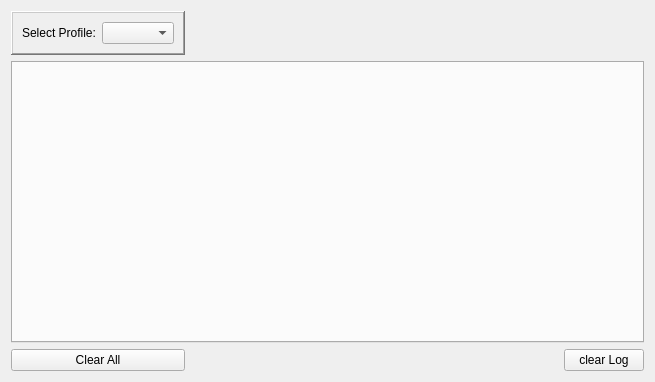
<?xml version="1.0" encoding="UTF-8"?>
<ui version="4.0">
 <class>logViewerObject</class>
 <widget class="QWidget" name="logViewerObject">
  <property name="geometry">
   <rect>
    <x>0</x>
    <y>0</y>
    <width>655</width>
    <height>382</height>
   </rect>
  </property>
  <property name="windowTitle">
   <string>Form</string>
  </property>
  <layout class="QGridLayout" name="gridLayout">
   <item row="1" column="1" colspan="4">
    <widget class="QTabWidget" name="logTab">
     <property name="currentIndex">
      <number>-1</number>
     </property>
    </widget>
   </item>
   <item row="2" column="4">
    <widget class="QPushButton" name="clearLogButton">
     <property name="text">
      <string>clear Log</string>
     </property>
     <property name="icon">
      <iconset resource="../resources.qrc">
       <normaloff>:/icons/icons/trash-can.png</normaloff>:/icons/icons/trash-can.png</iconset>
     </property>
     <property name="iconSize">
      <size>
       <width>22</width>
       <height>22</height>
      </size>
     </property>
    </widget>
   </item>
   <item row="0" column="1">
    <widget class="QFrame" name="frame">
     <property name="styleSheet">
      <string notr="true"/>
     </property>
     <property name="frameShape">
      <enum>QFrame::WinPanel</enum>
     </property>
     <property name="frameShadow">
      <enum>QFrame::Raised</enum>
     </property>
     <layout class="QGridLayout" name="gridLayout_2">
      <item row="0" column="2">
       <widget class="QComboBox" name="profileComboBox"/>
      </item>
      <item row="0" column="1">
       <widget class="QLabel" name="profileLabel">
        <property name="text">
         <string>Select Profile:</string>
        </property>
       </widget>
      </item>
     </layout>
    </widget>
   </item>
   <item row="0" column="2" colspan="3">
    <spacer name="horizontalSpacer">
     <property name="orientation">
      <enum>Qt::Horizontal</enum>
     </property>
     <property name="sizeHint" stdset="0">
      <size>
       <width>40</width>
       <height>20</height>
      </size>
     </property>
    </spacer>
   </item>
   <item row="2" column="2" colspan="2">
    <spacer name="horizontalSpacer_2">
     <property name="orientation">
      <enum>Qt::Horizontal</enum>
     </property>
     <property name="sizeHint" stdset="0">
      <size>
       <width>428</width>
       <height>20</height>
      </size>
     </property>
    </spacer>
   </item>
   <item row="2" column="1">
    <widget class="QPushButton" name="clearAllButton">
     <property name="text">
      <string>Clear All</string>
     </property>
     <property name="icon">
      <iconset resource="../resources.qrc">
       <normaloff>:/icons/icons/clear_all.png</normaloff>:/icons/icons/clear_all.png</iconset>
     </property>
     <property name="iconSize">
      <size>
       <width>22</width>
       <height>22</height>
      </size>
     </property>
    </widget>
   </item>
  </layout>
 </widget>
 <resources>
  <include location="../resources.qrc"/>
 </resources>
 <connections>
  <connection>
   <sender>profileComboBox</sender>
   <signal>activated(int)</signal>
   <receiver>logViewerObject</receiver>
   <slot>slot_profileSeclectionChanged()</slot>
   <hints>
    <hint type="sourcelabel">
     <x>182</x>
     <y>36</y>
    </hint>
    <hint type="destinationlabel">
     <x>240</x>
     <y>14</y>
    </hint>
   </hints>
  </connection>
  <connection>
   <sender>clearLogButton</sender>
   <signal>clicked()</signal>
   <receiver>logViewerObject</receiver>
   <slot>slot_clearLogButtonClicked()</slot>
   <hints>
    <hint type="sourcelabel">
     <x>645</x>
     <y>372</y>
    </hint>
    <hint type="destinationlabel">
     <x>442</x>
     <y>356</y>
    </hint>
   </hints>
  </connection>
  <connection>
   <sender>clearAllButton</sender>
   <signal>clicked()</signal>
   <receiver>logViewerObject</receiver>
   <slot>slot_clearAllButtonClicked()</slot>
   <hints>
    <hint type="sourcelabel">
     <x>113</x>
     <y>355</y>
    </hint>
    <hint type="destinationlabel">
     <x>197</x>
     <y>353</y>
    </hint>
   </hints>
  </connection>
 </connections>
 <slots>
  <slot>slot_profileSeclectionChanged()</slot>
  <slot>slot_clearLogButtonClicked()</slot>
  <slot>slot_clearAllButtonClicked()</slot>
 </slots>
</ui>
